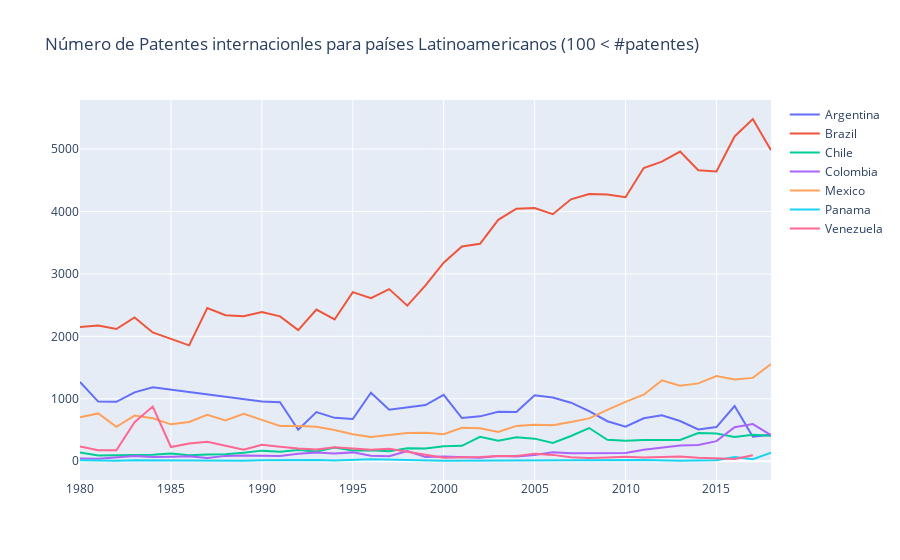

Notebook code for this chart:
### Code cell
values = data_patents[data_patents['Continent'].str.contains('South America')]
values_high = values[values['Country'].str.contains('Brazil|Mexico|Argentina|Venezuela|Chile|Colombia|Panama')]

fig = go.Figure()
for region, geo_region in values_high.groupby('Country'):
    fig.add_scatter(x=geo_region.Year, y=geo_region.Patents, name=region, mode='lines', connectgaps=True)

fig.update_layout(title="Número de Patentes internacionles para países Latinoamericanos (100 < #patentes)")

iplot(fig)
